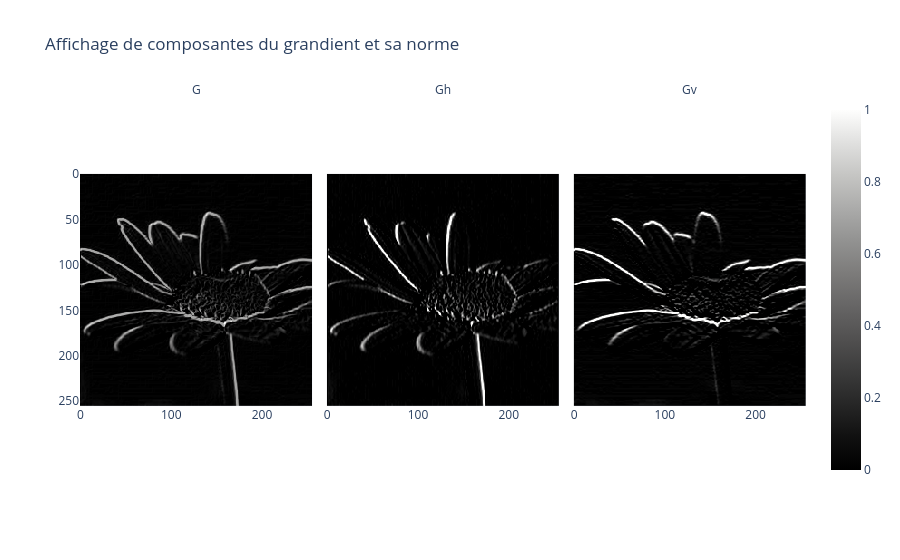

Notebook source saved alongside this figure:
### Code cell
fig = px.imshow(np.array([G_norm, Gh_norm, Gv_norm]), title='Affichage de composantes du grandient et sa norme', color_continuous_scale='gray', facet_col_wrap=3, facet_col=0 ) # nb d'images par ligne 
tsi.add_legend(fig,['G','Gh', 'Gv']) 
fig.show()

### Figure 1 — Plotly figure (JSON) as saved in the notebook; plotly's stock layout.template omitted (floating-point values rounded to 4 significant figures; data arrays with more than 128 entries replaced by an {"elided": "..."} marker saying what was removed)
{"data": [{"coloraxis": "coloraxis", "hovertemplate": "x: %{x}<br>y: %{y}<br>color: %{z}<extra></extra>", "name": "0", "type": "heatmap", "xaxis": "x", "yaxis": "y", "z": {"elided": "256x256 float values"}}, {"coloraxis": "coloraxis", "hovertemplate": "x: %{x}<br>y: %{y}<br>color: %{z}<extra></extra>", "name": "1", "type": "heatmap", "xaxis": "x2", "yaxis": "y2", "z": {"elided": "256x256 float values"}}, {"coloraxis": "coloraxis", "hovertemplate": "x: %{x}<br>y: %{y}<br>color: %{z}<extra></extra>", "name": "2", "type": "heatmap", "xaxis": "x3", "yaxis": "y3", "z": {"elided": "256x256 float values"}}], "layout": {"annotations": [{"font": {}, "showarrow": false, "text": "G", "x": 0.16, "xanchor": "center", "xref": "paper", "y": 1, "yanchor": "bottom", "yref": "paper"}, {"font": {}, "showarrow": false, "text": "Gh", "x": 0.5, "xanchor": "center", "xref": "paper", "y": 1, "yanchor": "bottom", "yref": "paper"}, {"font": {}, "showarrow": false, "text": "Gv", "x": 0.84, "xanchor": "center", "xref": "paper", "y": 1, "yanchor": "bottom", "yref": "paper"}], "coloraxis": {"colorscale": [[0, "rgb(0, 0, 0)"], [0.09091, "rgb(16, 16, 16)"], [0.1818, "rgb(38, 38, 38)"], [0.2727, "rgb(59, 59, 59)"], [0.3636, "rgb(81, 80, 80)"], [0.4545, "rgb(102, 101, 101)"], [0.5455, "rgb(124, 123, 122)"], [0.6364, "rgb(146, 146, 145)"], [0.7273, "rgb(171, 171, 170)"], [0.8182, "rgb(197, 197, 195)"], [0.9091, "rgb(224, 224, 223)"], [1, "rgb(254, 254, 253)"]]}, "title": {"text": "Affichage de composantes du grandient et sa norme"}, "xaxis": {"anchor": "y", "constrain": "domain", "domain": [0, 0.32], "scaleanchor": "y"}, "xaxis2": {"anchor": "y2", "domain": [0.34, 0.66], "matches": "x"}, "xaxis3": {"anchor": "y3", "domain": [0.68, 1.0], "matches": "x"}, "yaxis": {"anchor": "x", "autorange": "reversed", "constrain": "domain", "domain": [0, 1]}, "yaxis2": {"anchor": "x2", "domain": [0, 1], "matches": "y", "showticklabels": false}, "yaxis3": {"anchor": "x3", "domain": [0, 1], "matches": "y", "showticklabels": false}}}
